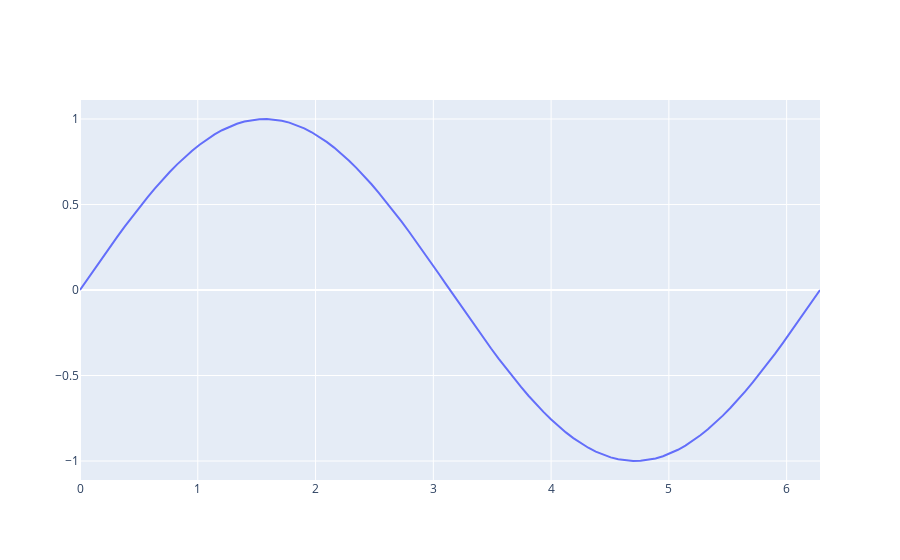
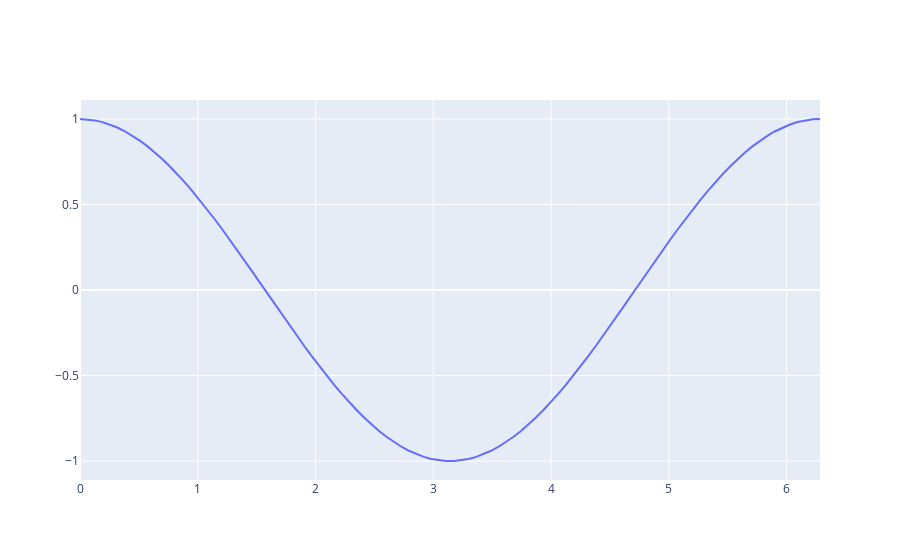
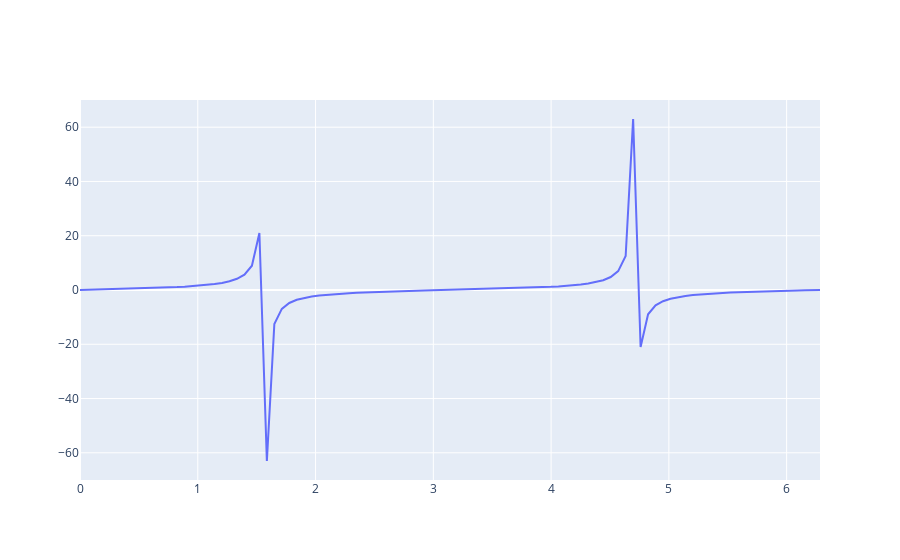

Notebook code cell kept with these figures, in order:
### Code cell
import numpy as np
x=np.linspace(0,2*np.pi,100)
import plotly.graph_objects as go
fig1=go.Figure(go.Scatter(x=x,y=np.sin(x)))
fig2=go.Figure(go.Scatter(x=x,y=np.cos(x)))
fig3=go.Figure(go.Scatter(x=x,y=np.tan(x)))
fig1.show()
fig2.show()
fig3.show()
